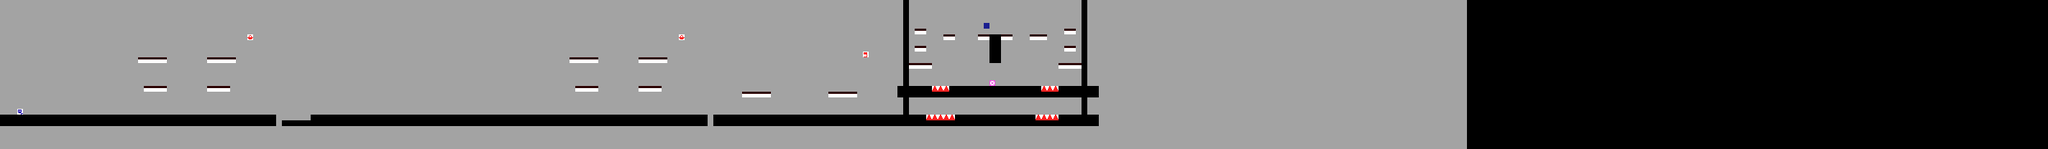

This game map was drawn from its Tiled (.tmx) file and the tilesets committed beside it. A one-line description and the trimmed map source follow:
An orthogonal 356x26 tile map with 8x8 px tiles, 3 tile layers (colision, control, tiles), 2 tilesets.

<map version="1.2" tiledversion="1.2.0" orientation="orthogonal" renderorder="right-down" width="356" height="26" tilewidth="8" tileheight="8" infinite="0" nextlayerid="7" nextobjectid="1">
 <tileset firstgid="1" source="col_and_control.tsx" />
 <tileset firstgid="65" source="foes.tsx" />
 <layer id="4" name="colision" width="356" height="26">
  <data>[9256 cells, 6630 non-empty, 6 distinct tile ids]</data>
 </layer>
 <layer id="5" name="control" width="356" height="26">
  <data>[9256 cells, 4 non-empty, 3 distinct tile ids]</data>
 </layer>
 <layer id="6" name="tiles" width="356" height="26">
  <data>[9256 cells, 0 non-empty, 0 distinct tile ids]</data>
 </layer>
</map>